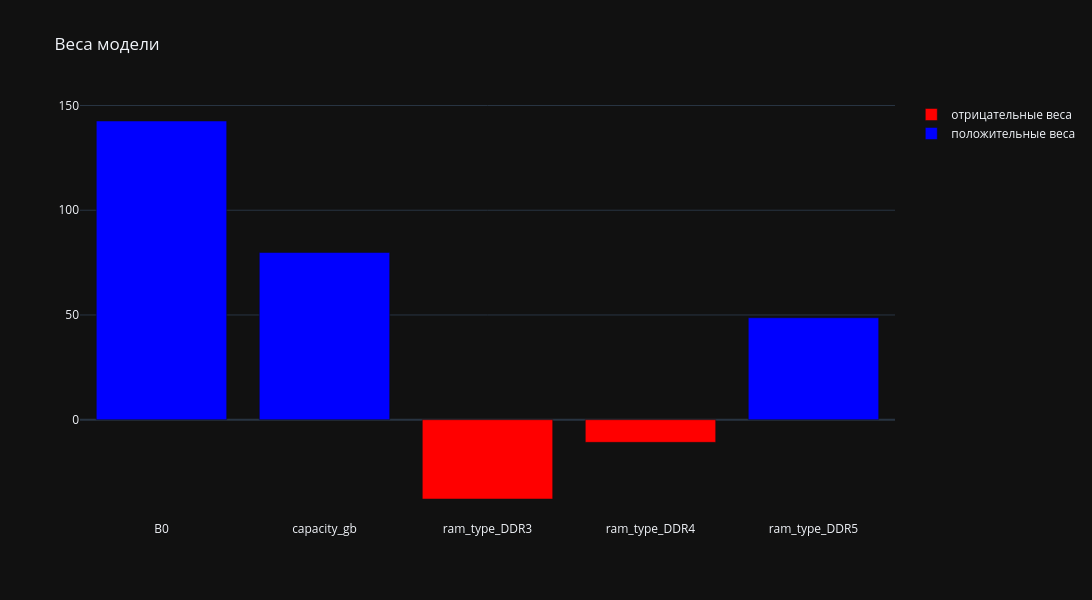

Notebook code cell kept with this figure:
### Code cell
pipe_2f.fit(X_train, y_train)
B0, B = get_coefs(pipe_2f['model'])
names = list(pipe_2f[:-1].get_feature_names_out())
print_model(B0, B, names)

Bs = np.hstack([B0, B])
vis_weigths(Bs, names)

### Figure 1 — Plotly figure (JSON) as saved in the notebook; plotly's stock layout.template omitted (floating-point values rounded to 4 significant figures)
{"data": [{"marker": {"color": "red"}, "name": "отрицательные веса", "type": "bar", "x": [2, 3], "y": [-37.86, -10.81]}, {"marker": {"color": "blue"}, "name": "положительные веса", "type": "bar", "x": [0, 1, 4], "y": [142.6, 79.83, 48.67]}], "layout": {"height": 600, "title": {"text": "Веса модели"}, "width": 1200, "xaxis": {"tickmode": "array", "ticktext": ["B0", "capacity_gb", "ram_type_DDR3", "ram_type_DDR4", "ram_type_DDR5"], "tickvals": [0, 1, 2, 3, 4]}}}
